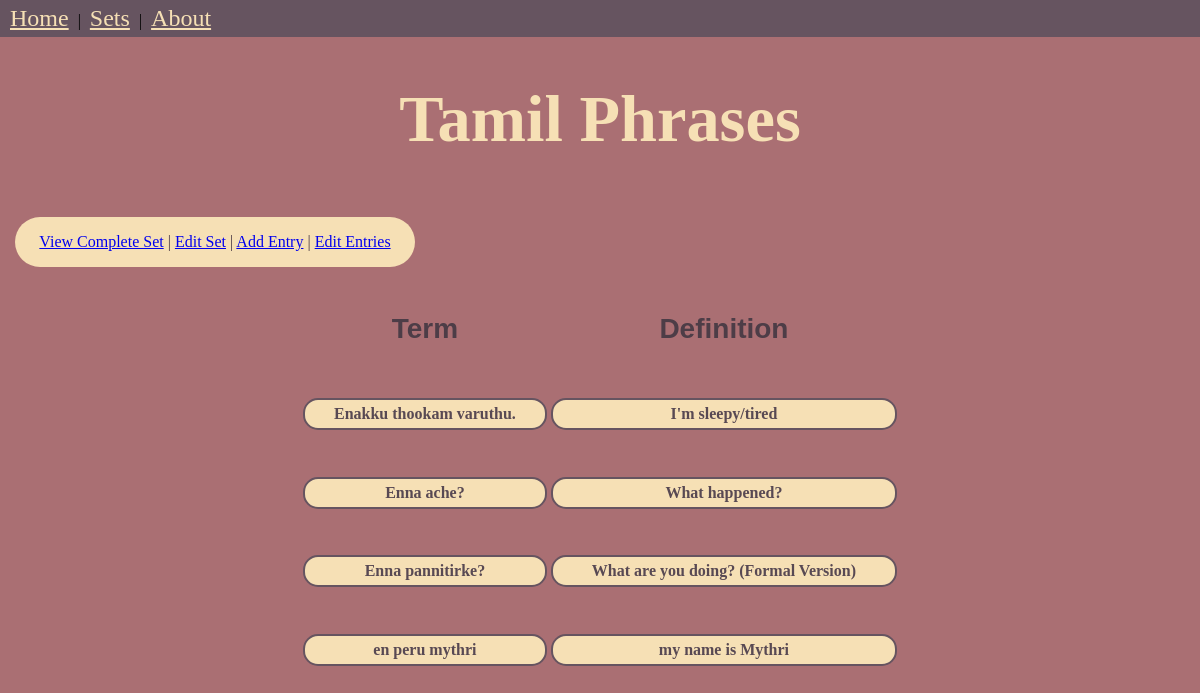
Page /sets/viewComplete/26 on the earlier database version.
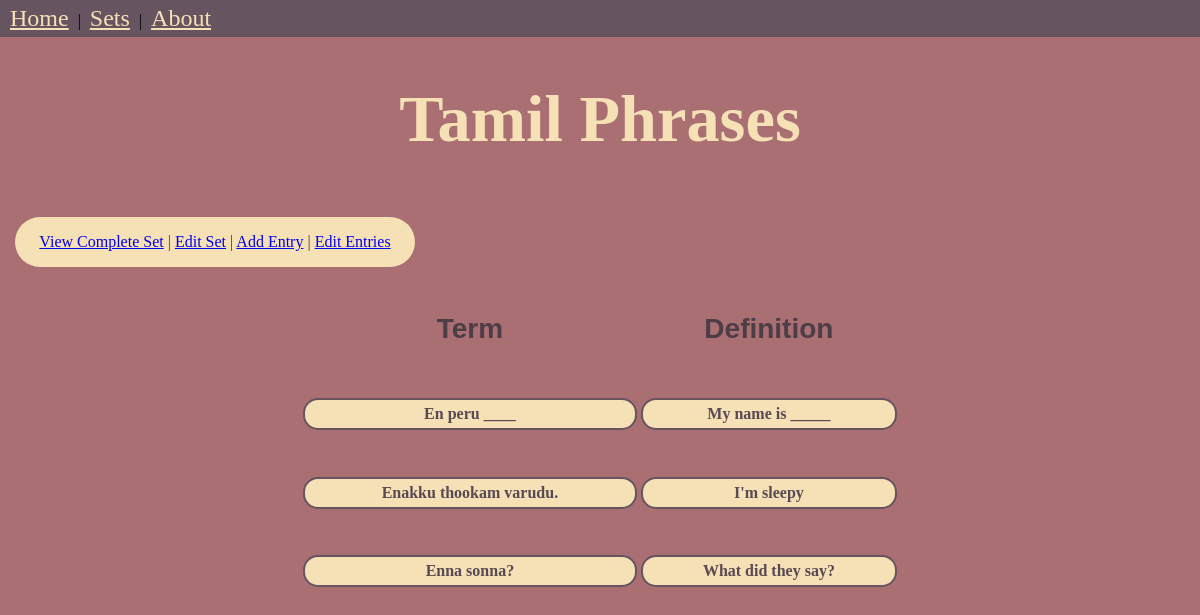
Same page on the later database version.
### dict/models.py (models this page shows, shortened)
class Set(models.Model):
    title = models.CharField(max_length = 64, null = False, blank = False)
    description = models.CharField(max_length = 255, null = False, blank = True)
    def __str__(self):
        return self.title

class Entry(models.Model):
    set = models.ForeignKey(Set, on_delete=models.CASCADE)
    term = models.TextField()
    definition = models.TextField()

### dict/views.py (the view)
# urls.py: re_path(r'sets/viewComplete/(?P<set_id>[\d]+)', views.viewCompleteSet, name='viewCompleteSet'),
def viewCompleteSet(request, set_id):
        set_obj=Set.objects.get(id=set_id)
        entry_list = set_obj.entry_set.order_by("term")
        context = {'set_obj': set_obj, 'entries':entry_list}
        return render (request, 'dictTemplates/viewCompleteSet.html', context)

### dict/templates/dictTemplates/viewCompleteSet.html (shortened to what this page needs)
<!DOCTYPE html>
<html>
    <head>
        <link rel="stylesheet" href="/static/css/style.css">
    </head>
    <body>
        <div id="navBar">
            <nav>
                <a href="{% url 'Home' %}">Home</a> |
                <a href="{% url 'Sets' %}">Sets</a> |
                <a href="{% url 'About' %}">About</a>
            </nav>
        </div>
        <h1 style="text-align:center">{{set_obj}}</h1>
        <div id="setMenu">
            <a href="{% url 'viewCompleteSet' set_obj.id %}">View Complete Set</a> |
            <a href="{% url 'editSet' set_obj.id %}">Edit Set</a> |
            <a href="{% url 'createEntry' set_obj.id %}">Add Entry</a> |
            <a href="{% url 'editEntries' set_obj.id %}">Edit Entries</a>
        </div>
        <center><table style = "width: 50%">
            <tr>
                <th><h3>Term</h3></th>
                <th><h3>Definition</h3></th>
            </tr>
            {% for entry in entries %}
                <tr>
                    <td><h4> {{entry.term}}</h4></td>
                    <td><h4> {{entry.definition}}</h4></td>
                </tr>
            {%endfor%}
        </table></center>
    </body>
</html>

### static/css/style.css (style rules this page uses)
h4 { color: rgb(88, 73, 83); background-color: rgba(246, 224, 181); border: 2px solid rgba(102, 84, 96); border-radius: 15px; padding: 5px; text-align: center; }
body { background-color: rgba(170, 111, 115); margin:0; }
nav { background-color: rgba(102, 84, 96); padding: 5px; border-radius: 0px; }
nav a { color: rgba(246, 224, 181); font-family: "Marker Felt", "Blippo", fantasy; font-size: 1.5em; padding: 5px; }
h1 { color:rgba(246, 224, 181); font-family: "Marker Felt", "Blippo", fantasy; font-size: 4.15em; }
h3 { color:rgb(77, 61, 71); font-family: "Arial"; font-size: 1.75em; }

### dict/templates/dictTemplates/viewCompleteSet.html (style rules this page uses)
#setMenu { display: inline-block; width: 400px; height: 50px; border-radius: 50px; line-height: 50px; background-color: rgba(246, 224, 181); color:rgb(75, 58, 69); text-align:center; margin: 15px; }

Differences in the rows shown:
removed Entry: term "Enakku thookam varuthu.", definition "I'm sleepy/tired"
removed Entry: term "Enna ache?", definition "What happened?"
removed Entry: term "Enna pannitirke?", definition "What are you doing? (Formal Version)"
changed Entry: term "en peru mythri" → "En peru ____"; definition "my name is Mythri" → "My name is _____"
added Entry: term "Enakku thookam varudu.", definition "I'm sleepy"
added Entry: term "Enna sonna?", definition "What did they say?"
